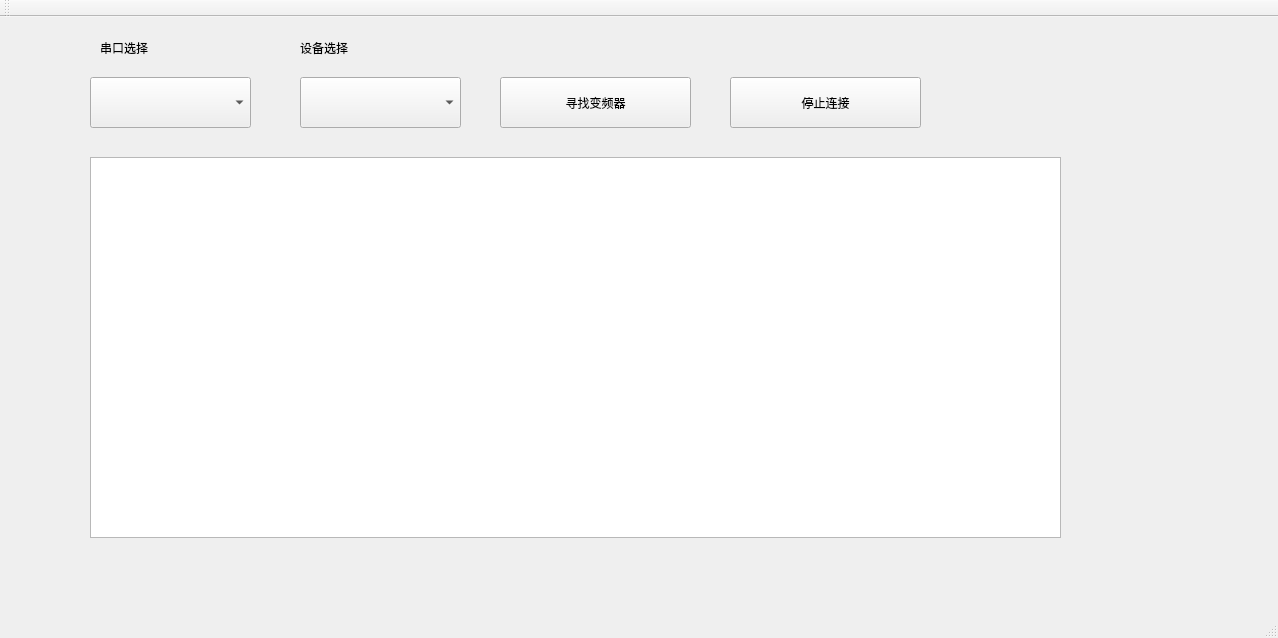
<?xml version="1.0" encoding="UTF-8"?>
<ui version="4.0">
 <class>MainWindow</class>
 <widget class="QMainWindow" name="MainWindow">
  <property name="geometry">
   <rect>
    <x>0</x>
    <y>0</y>
    <width>1278</width>
    <height>638</height>
   </rect>
  </property>
  <property name="windowTitle">
   <string>HolipDrive</string>
  </property>
  <widget class="QWidget" name="centralWidget">
   <widget class="QComboBox" name="comboBoxSerialNum">
    <property name="geometry">
     <rect>
      <x>90</x>
      <y>60</y>
      <width>161</width>
      <height>51</height>
     </rect>
    </property>
   </widget>
   <widget class="QComboBox" name="comboBoxDeviceType">
    <property name="geometry">
     <rect>
      <x>300</x>
      <y>60</y>
      <width>161</width>
      <height>51</height>
     </rect>
    </property>
   </widget>
   <widget class="QLabel" name="labelSerialNum">
    <property name="geometry">
     <rect>
      <x>100</x>
      <y>10</y>
      <width>101</width>
      <height>41</height>
     </rect>
    </property>
    <property name="text">
     <string>串口选择</string>
    </property>
   </widget>
   <widget class="QLabel" name="labelDeviceType">
    <property name="geometry">
     <rect>
      <x>300</x>
      <y>10</y>
      <width>101</width>
      <height>41</height>
     </rect>
    </property>
    <property name="text">
     <string>设备选择</string>
    </property>
   </widget>
   <widget class="QPushButton" name="pushButtonFoundInverter">
    <property name="geometry">
     <rect>
      <x>500</x>
      <y>60</y>
      <width>191</width>
      <height>51</height>
     </rect>
    </property>
    <property name="text">
     <string>寻找变频器</string>
    </property>
   </widget>
   <widget class="QTextBrowser" name="textBrowserResponse">
    <property name="geometry">
     <rect>
      <x>90</x>
      <y>140</y>
      <width>971</width>
      <height>381</height>
     </rect>
    </property>
   </widget>
   <widget class="QPushButton" name="pushButtonFoundInverterStop">
    <property name="geometry">
     <rect>
      <x>730</x>
      <y>60</y>
      <width>191</width>
      <height>51</height>
     </rect>
    </property>
    <property name="text">
     <string>停止连接</string>
    </property>
   </widget>
  </widget>
  <widget class="QMenuBar" name="menuBar">
   <property name="geometry">
    <rect>
     <x>0</x>
     <y>0</y>
     <width>1278</width>
     <height>26</height>
    </rect>
   </property>
  </widget>
  <widget class="QToolBar" name="mainToolBar">
   <attribute name="toolBarArea">
    <enum>TopToolBarArea</enum>
   </attribute>
   <attribute name="toolBarBreak">
    <bool>false</bool>
   </attribute>
  </widget>
  <widget class="QStatusBar" name="statusBar"/>
 </widget>
 <layoutdefault spacing="6" margin="11"/>
 <resources/>
 <connections/>
</ui>
